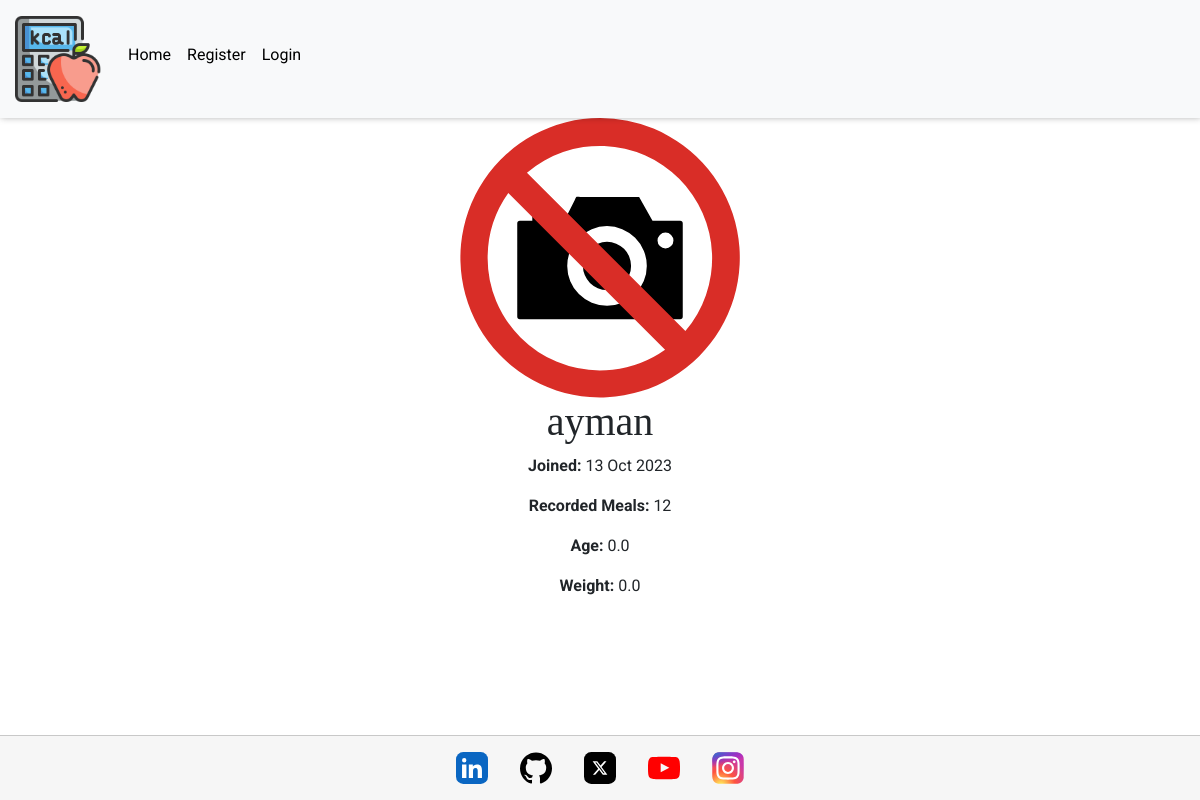
The page /profiles/user/3/ on the database its author committed.
### profiles/models.py (models this page shows, shortened)
class Profile(models.Model):
    user = models.OneToOneField(User, related_name="profile", on_delete=models.CASCADE)
    image = models.ImageField(upload_to="profiles/")
    image_thumbnail = ImageSpecField(
        source="image",
        processors=[ResizeToFill(300, 300)],
        format="WEBP",
        options={"quality": 75},
    )
    bio = RichTextField(max_length=2500, null=True, blank=True)
    age = models.FloatField(null=False, default="0")
    weight = models.FloatField(null=False, default="0")

### profiles/views.py (the view)
# urls.py: path("user/<slug:pk>/", Profiles.as_view(), name="profile"),
class Profiles(TemplateView):
    template_name = "profiles/profile.html"
    def get_context_data(self, **kwargs):
        profile = Profile.objects.get(user=self.kwargs["pk"])
        context = {"profile": profile, "form": ProfileForm(instance=profile)}
        return context

### profiles/templates/profiles/profile.html (shortened to what this page needs)
{% extends "base.html" %}
{% load static %}
{% block content %}
<div class="container p4">
    <div class="profile">
        <div class="info">
            <div class="profile-img text-center">
                {% if profile.image.url is not none %}
                <img src="{{ profile.image.url }}" alt="{{ profile.user.username }}'s profile image">
                {% else %}
                <img src="{% static '/icons/no-photography-icon.svg' %}" alt="Image not found icon">
                {% endif %}
            </div>
            <h1>{{ profile.user.username }}</h1>
            <p><strong>Joined: </strong>{{ profile.user.date_joined|date:'d M Y' }}</p>
            <p><strong>Recorded Meals: </strong>{{ profile.trackers.all.count }}</p>
            <p><strong>Age: </strong>{{ profile.age}}</p>
            <p><strong>Weight: </strong>{{ profile.weight}}</p>
        </div>
    </div>
</div>
{% endblock %}

### static/css/base.css (style rules this page uses)
:root { --title: 'EB Garamond', serif; --main-font: 'Roboto', serif; --background: #3f006a0f; --blue: #0d6efd; --black: #000; --off-white: #f6f6f6; --white: #fff; --orange: #ffbf50; --smal-box-shadow: 1px -1px 7px 0 #00000061; --border: 1px solid #00000030; }
html, body { height: 100%; }
body { display: flex; flex-direction: column; font-family: var(--main-font); }
h1, h2, h3, h4, h5, h6 { font-family: var(--title); }
.profile-img { width: 280px; margin: 0 auto; }
.profile-img img { border-radius: 8px; width: 100%; }
.profile { display: flex; flex-direction: column; justify-content: center; }
.info { width: 100%; text-align: center; }

### rows shown on the page
Profile: user.username "ayman", user.date_joined "13 Oct 2023", trackers.all.count "12", age "0.0", weight "0.0"
